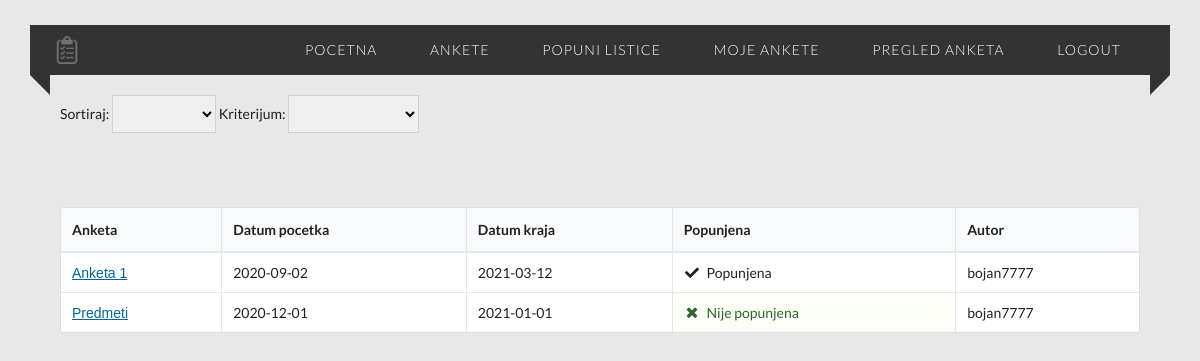
Page /ankete2/pretragaAnketa.php (signed in) on the committed database.
### tables this page shows
CREATE TABLE `anketa` (
  `idAnketa` int(11) NOT NULL,
  `naziv` varchar(100) NOT NULL,
  `datum_pocetka` date NOT NULL,
  `datum_kraja` date NOT NULL,
  `autor` varchar(40) NOT NULL,
  `anonimna` tinyint(4) NOT NULL COMMENT '0-nije,1-jeste',
  `broj_strana` smallint(6) NOT NULL DEFAULT '1',
  `blokirana` tinyint(4) NOT NULL DEFAULT '0'
);

### ankete2/inc/database.php (called while the page is built, shortened)
<?php
$dbHost = 'localhost';
$dbUser = 'root';
$dbPass = '';
$dbName = 'ankete2';
$dbConn = new mysqli($dbHost, $dbUser, $dbPass, $dbName);
function qq($q) {
    global $dbConn;
    return $dbConn->query($q);
}
?>

### ankete2/inc/funkcije.php (the view, shortened to what this page needs)
<?php
function prikaziTabelu($qr)
{
if ($qr->num_rows > 0) {
?>
<tbody id="tbody">
<?php
while ($n = $qr->fetch_assoc()) {
    $qq1="SELECT * FROM ispitanik_anketa WHERE idAnketa='".$n['idAnketa']."' AND username='".$_SESSION['kime']."';";
    $qr1=qq($qq1);
    $pop=0;
    if($qr1->num_rows>0){
        $nn=$qr1->fetch_assoc();
        if($nn['popunjena']==1){$pop=1;}
    }
    ?>
    <tr>
        <td><a class="linkdugme" ida='<?php echo $n['idAnketa']; ?>'><?php echo $n['naziv']; ?></a></td>
        <td><?php echo $n['datum_pocetka']; ?></td>
        <td><?php echo $n['datum_kraja']; ?></td>
        <?php if ($pop != 0) { ?>
            <td><i class="icon checkmark"></i> Popunjena</td>
            <?php
        } else {
            ?>
            <td class="positive"><i class="icon close"></i> Nije popunjena</td>
            <?php
        }
        ?>
        <td><?php echo $n['autor']; ?></td>
    </tr>
    <?php
}
?>
<?php
}
}
function header_tabele()
{ ?>
    <label for="sort1" class="labelsel">Sortiraj:</label>
    <select class="ui dropdown" id="sort1">
        <option value="-1"></option>
        <option value="1">Rastuce</option>
    </select>
    <label for="sort2">Kriterijum:</label>
    <select class="ui dropdown" id="sort2">
        <option value="-1"></option>
        <option value="1">Naziv</option>
    </select>
    <br>
    <br>
    <br>
    <br>
    <table class="ui celled sortable table tabelaAnketa" id="tabela">
        <thead>
        <tr>
            <th>Anketa</th>
            <th>Datum pocetka</th>
            <th>Datum kraja</th>
            <th>Popunjena</th>
            <th>Autor</th>
        </tr>
        </thead>
        <tbody>
        <?php
        $q = "SELECT * FROM anketa WHERE blokirana=0";
        $qr = qq($q);
        prikaziTabelu($qr);
        ?>
        </tbody>
    </table>
<?php }
            ?>

### ankete2/stilovi1/stilovi1.css (style rules this page uses)
* { margin: 0; padding: 0; outline: 0; box-sizing: border-box; }
body { -webkit-background-size:cover; background-size:cover; background-position: center center; height: 100vh; }
.linkdugme { background: none!important; border: none !important; padding: 0!important; font-family: arial, sans-serif !important; color: #069 !important; text-decoration: underline !important; cursor: pointer !important; }

### rows in the picture
anketa: naziv "Anketa 1", datum_pocetka "2020-09-02", datum_kraja "2021-03-12", shows "Popunjena", autor "bojan7777"
anketa: naziv "Predmeti", datum_pocetka "2020-12-01", datum_kraja "2021-01-01", shows "Nije popunjena", autor "bojan7777"
